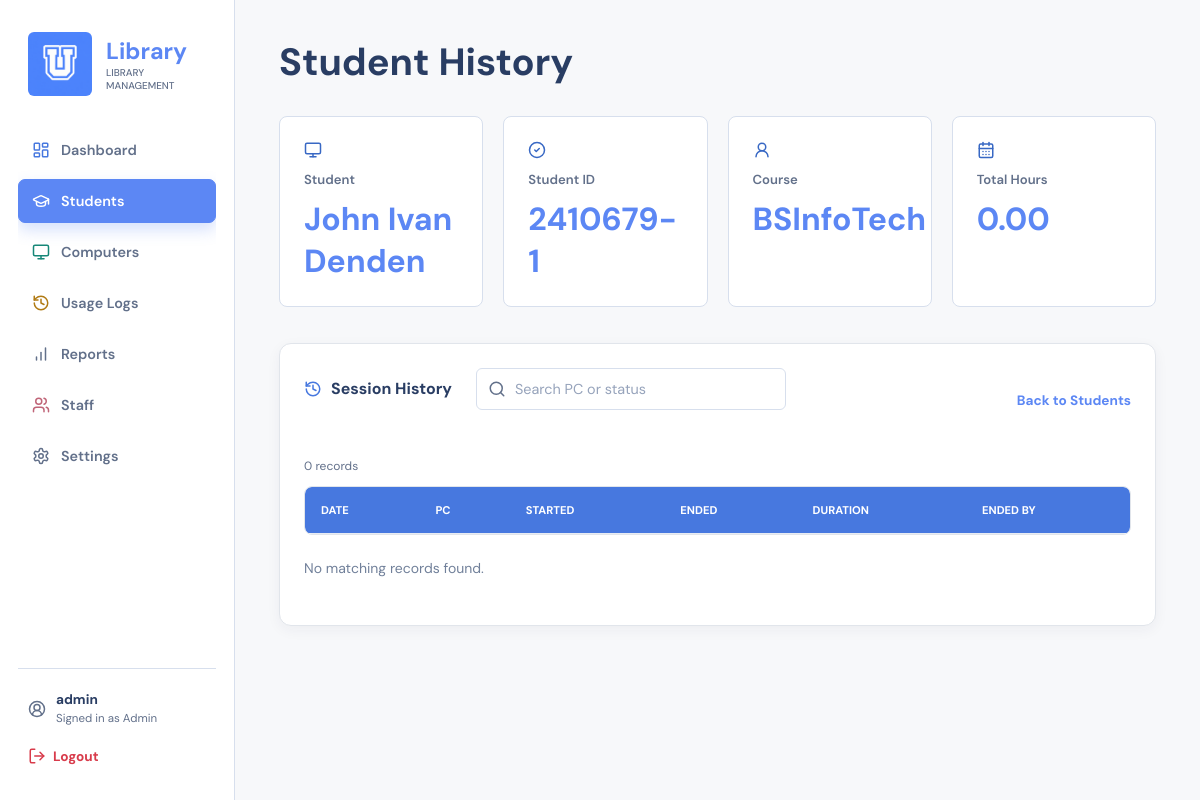
The app's page /admin/student_history.php?id=2410679-1 (signed in) with its own data.
### tables this page shows
CREATE TABLE IF NOT EXISTS students (
    student_id VARCHAR(20) PRIMARY KEY,
    first_name VARCHAR(50),
    last_name VARCHAR(50),
    email VARCHAR(100),
    course VARCHAR(50)
);

### admin/admin_auth.php (called while the page is built, shortened)
<?php
function h($value): string
{
    return htmlspecialchars((string) $value, ENT_QUOTES, 'UTF-8');
}

### admin/student_history.php (the view, shortened to what this page needs)
<?php
require_once __DIR__ . '/admin_auth.php';
require_once __DIR__ . '/admin_layout.php';
$studentId = is_string($_GET['id'] ?? null) ? trim($_GET['id']) : '';
$student = null;
$sessions = [];
$totalMinutes = 0;
try {
    $database = db();
    $lookup = $database->prepare('SELECT student_id, first_name, last_name, course FROM students WHERE student_id = ?');
    $lookup->execute([$studentId]);
    $student = $lookup->fetch(PDO::FETCH_ASSOC) ?: null;
    if ($student) {
        $query = $database->prepare('SELECT u.session_id, c.pc_number, u.date, u.time_in, u.time_out, u.time_in_dt, u.time_out_dt, CASE WHEN u.time_out IS NULL THEN NULL ELSE COALESCE(u.duration_minutes, TIMESTAMPDIFF(MINUTE, u.time_in_dt, u.time_out_dt)) END AS calculated_duration, u.ended_by FROM usage_sessions u JOIN computers c ON c.pc_id = u.pc_id WHERE u.student_id = ? ORDER BY u.date DESC, u.time_in DESC');
        $query->execute([$studentId]);
        $sessions = $query->fetchAll(PDO::FETCH_ASSOC);
        $sum = $database->prepare('SELECT COALESCE(SUM(CASE WHEN time_out IS NULL THEN 0 ELSE COALESCE(duration_minutes, TIMESTAMPDIFF(MINUTE, time_in_dt, time_out_dt)) END), 0) FROM usage_sessions WHERE student_id = ?');
        $sum->execute([$studentId]);
        $totalMinutes = (int) $sum->fetchColumn();
    }
} catch (Throwable $exception) {
    $loadError = 'Unable to load student history. Make sure database/migration_001.sql has been applied.';
}
?>
<?php if (!empty($loadError)): ?><p class="notice error"><?= h($loadError) ?></p><?php elseif (!$student): ?><p class="notice error">Student not found.</p><?php else: ?>
<section class="stat-grid"><article class="stat-card"><span>Student</span><strong><?= h($student['first_name'] . ' ' . $student['last_name']) ?></strong></article><article class="stat-card"><span>Student ID</span><strong><?= h($student['student_id']) ?></strong></article><article class="stat-card"><span>Course</span><strong><?= h($student['course']) ?></strong></article><article class="stat-card"><span>Total Hours</span><strong><?= number_format($totalMinutes / 60, 2) ?></strong></article></section>
<section class="content-card"><div class="section-heading"><h2>Session History</h2><a href="students.php">Back to Students</a></div><div class="table-wrap"><table><thead><tr><th>Date</th><th>PC</th><th>Started</th><th>Ended</th><th>Duration</th><th>Ended By</th></tr></thead></table></div><?php if (!$sessions): ?><p class="empty-state">No sessions found for this student.</p><?php endif; ?></section>
<?php endif; ?>

### style.css (style rules this page uses)
:root { --blue: #5c87f4; --ink: #293d63; --muted: #62708a; }
* { box-sizing: border-box; }
body { min-height: 100vh; margin: 0; padding: 24px; display: grid; place-items: center; overflow: hidden; color: var(--ink); font-family: 'DM Sans', Arial, sans-serif; background: linear-gradient(90deg, transparent 0 13.5%, #f5f6fa 13.5% 36%, transparent 36% 100%), linear-gradient(180deg, #eaf0fd 0 36%, #f8f8fa 36% 67%, #edf2fc 67%); }
body::before, body::after { position: fixed; z-index: -1; display: block; content: ''; background: #dce7fa; }
body::before { width: 13.5vw; height: 9vw; top: 38%; left: 0; }
body::after { width: 14.5vw; height: 13.5vw; right: 0; bottom: 28%; }
.admin-body { display: block; overflow: hidden; padding: 0; background: #f4f6fa; color: #263651; }
.admin-body::before, .admin-body::after { display: none; }
.stat-grid { display: grid; grid-template-columns: repeat(4, minmax(130px, 1fr)); gap: 16px; margin-bottom: 22px; }
.stat-card, .content-card { border: 1px solid #e0e6f0; border-radius: 12px; background: #fff; box-shadow: 0 5px 14px rgb(43 61 99 / 5%) }
.stat-card { padding: 20px }
.stat-card span { display: block; color: #71809a; font-size: .82rem; font-weight: 600 }
.stat-card strong { display: block; margin-top: 10px; color: #35598f; font-size: 2rem }
.content-card { margin-bottom: 22px; padding: 22px; }
.section-heading { display: flex; gap: 16px; align-items: center; justify-content: space-between; margin-bottom: 17px }
.content-card h2 { margin: 0; color: #293d63; font-size: 1.05rem }
.section-heading a, .actions a { color: #4a76dd; font-size: .85rem; font-weight: 700; text-decoration: none }
.table-wrap { overflow-x: auto }
table { width: 100%; border-collapse: collapse; font-size: .86rem }
th, td { padding: 13px 10px; border-bottom: 1px solid #e8ecf3; text-align: left; white-space: nowrap }
th { color: #71809a; font-size: .7rem; letter-spacing: .05em; text-transform: uppercase }
.admin-body { height: 100vh; height: 100dvh; min-height: 0; padding: 0; display: block; overflow: hidden; background: #f4f7fd; }
.stat-grid { gap: 14px; }
.stat-card, .content-card { border: 1px solid #d7dfed; border-radius: 10px; box-shadow: 0 7px 15px rgb(61 82 124 / 8%); }
.stat-card { padding: 19px; }
.stat-card span { color: var(--muted); }
.stat-card strong { color: var(--blue); font-family: 'DM Sans', Arial, sans-serif; font-size: 2rem; }
.content-card h2 { color: var(--ink); }
.section-heading a, .actions a { color: var(--blue); }
th { color: var(--muted); }
.brand small, .eyebrow, th { letter-spacing: 0; }
.content-card { border: 1px solid #e1e5eb; border-radius: 10px; box-shadow: none; padding: 24px; margin-bottom: 28px; background: #fff; }
.content-card h2 { display: flex; align-items: center; gap: 9px; font-size: 16px; }
.stat-card { position: relative; border-radius: 8px; box-shadow: none; background: #fff; }
.section-heading { gap: 16px 24px; margin-bottom: 24px; flex-wrap: wrap; }
.section-heading > a { flex-shrink: 0; padding: 6px 0; }
.stat-grid { gap: 20px; margin-bottom: 36px; }
.stat-card { padding: 24px; }
.table-wrap { border: 1px solid #e1e5eb; border-radius: 6px; background: #fff; }
.table-wrap th { background: #4778df; color: #fff; font-weight: 700; padding: 18px 16px; }
.table-wrap { overflow: auto; }
.table-wrap table { border-radius: 6px; overflow: hidden; }
.admin-body :is(a, button):focus-visible { outline: 3px solid #3868c4; outline-offset: 3px; }
.admin-body, .admin-body * { scrollbar-width: thin; scrollbar-color: #9ca3af transparent; }
.admin-body { background:#f5f7fb; }
.content-card { border:1px solid #e1e5eb; border-radius:12px; box-shadow:0 4px 14px rgb(31 48 77 / 5%); }
.section-heading { gap:16px 24px; margin-bottom:24px; flex-wrap:wrap; }
.section-heading > a { flex-shrink:0; padding:6px 0; }
.table-wrap { overflow:auto; border:1px solid #e1e5eb; border-radius:8px; background:#fff; }
.table-wrap th { padding:16px; color:#fff; background:#4778df; font-weight:700; }

### records on screen
students: first_name+last_name "John Ivan Denden", student_id "2410679-1", course "BSInfoTech"

### other values on screen
$libraryName "Library"
$label "Dashboard"
$label "Students"
$label "Computers"
$label "Usage Logs"
$label "Reports"
$label "Staff"
$label "Settings"
$adminName "admin"
$title "Student History"
$totalMinutes / 60 "0.00"
